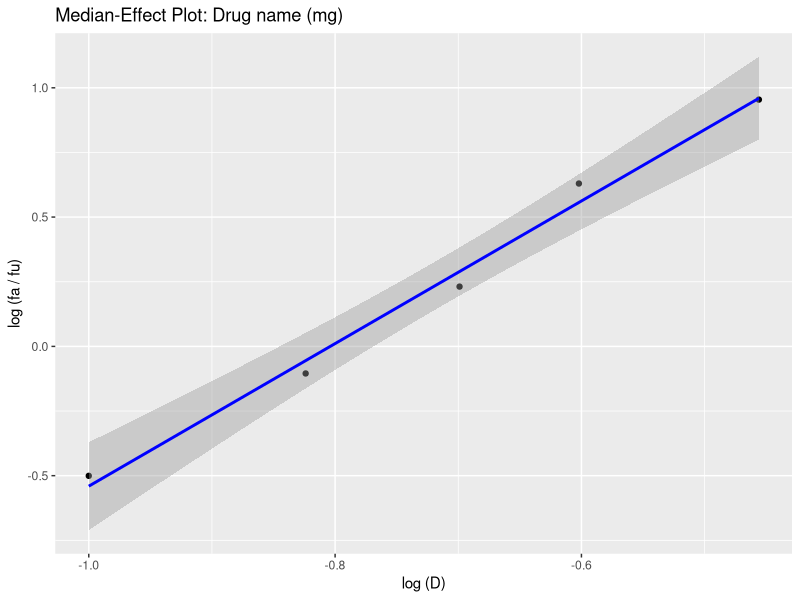

Generate this figure with R: (Note: this script raises an error after producing the figure.)
#
# R package for Median Effect principle calculations and plots
#
# Classes:
#
# - single drug series
# - vector of doses (D)
# - vector of fraction affected (fa)
# - drug name  (name)
# - drug units (units)
# - CONSIDER: Dm, m, R^2, R, log10(D), log10(fa / (1-fa))
#
#
# - combination drug series, constant ratio
# - subclass from single drug series?
# - vector of sum of drug 1 and drug 2 doses (D)
# - vector of fraction affected (fa)
# - ratio: drug 1 / drug 2 (ratio)
# - drug 1 name  (name1)
# - drug 1 units (units1)
# - drug 2 name  (name2)
# - drug 2 units (units2)
#
# - combination drug series, non-constant ratio
# - subclass from combination drug series? adds vector of drug 2 doses and removes ratio
# - vector of drug 1 doses (D1)
# - vector of drug 2 doses (D2)
# - vector of fraction affected (fa)
# - drug 1 name  (name1)
# - drug 1 units (units1)
# - drug 2 name  (name2)
# - drug 2 units (units2)
#
#
# Methods:
#
# - print() / export()
# - calculate fa from D
# - calculate D from fa
# - sigmoidal: plot fa versus D
# - linear:    plot log10(fa / (1-fa)) versus log10(D)
#
# - fa-CI plot from drug 1, drug 2, constant / non-constant ratio combo
# - isobologram?
# - print() / export() combo analysis
#


# Single drug object constructor
# - a bit sloppy, as does not include the calculated values
new_single_drug <- function(D = double(), fa = double(), name = character(0), units = character(0)) {
  stopifnot(is.double(D), is.double(fa))
  structure(list(D = D, fa = fa, name = name, units = units), class = 'single_drug')
}

# Single drug object validator + statistics calculator
validate_single_drug <- function(x) {
  D <- x$D
  fa <- x$fa
  
  if (!all(!is.na(D) & D > 0.0)) {
    stop(
      "All doses `D` must be non-missing and greater than zero",
      call. = FALSE
    )
  }
  
  if (!all(!is.na(fa) & fa > 0.0 & fa < 1.0)) {
    stop(
      "All fraction affected `fa` must be non-missing, greater than zero, and less than one",
      call. = FALSE
    )
  }
  
  if (length(D) != length(fa)) {
    stop(
      "The number of doses must equal the number of fraction affected",
      call. = FALSE
    )
  }
  
  if (length(D) == 0) {
    stop(
      "There must be at least one dose / fraction affected point",
      call. = FALSE
    )
  }
  
  # Do the statistical calculations; add more elements to x
  
  x$log_D     <- log10(x$D)
  x$log_fa_fu <- log10(x$fa / (1-x$fa))
  
  fit  <- stats::lm(log_fa_fu ~ log_D, data = data.frame(list(log_D = x$log_D, log_fa_fu = x$log_fa_fu)))
  
  x$b  <- unname(fit$coefficients[1])
  x$m  <- unname(fit$coefficients[2])
  x$Dm <- unname(10^(-x$b/x$m))
  x$R2 <- unname(summary(fit)$r.squared)
  x$R  <- unname(sqrt(x$R2)) * sign(x$m) # m should always be positive, but just in case

  x # return the validated and augmented object
}


# Single drug object helper
single_drug <- function(D = double(), fa = double(), name = "", units = "") {
  D <- as.double(D)
  fa = as.double(fa)
  name = as.character(name)
  units = as.character(units)
  validate_single_drug(new_single_drug(D, fa, name, units))
}



# Add print for single_drug display
print.single_drug <- function(x, ..., stats = TRUE) {
  
  D <- x$D
  fa <- x$fa
  name <- x$name
  units <- x$units
  
  log_D <- log10(D)
  log_fa_fu <- log10(fa / (1-fa))
  
  df <- data.frame(list(D = D, fa = fa, log_D = log_D, log_fa_fu = log_fa_fu))
  
  if (x$name  != "") { cat("Drug: ", name, "\n", sep = '') }
  if (x$units != "") { cat("Units: ", units, "\n", sep = '')}
  
  print(knitr::kable(df))
  
  if (stats) { cat('\nDm: ', x$Dm, '\nm: ', x$m, '\nR2: ', x$R2, '\nR: ', x$R, sep = '') }
}


plot.single_drug <- function(x, y, ..., color = 'blue') {
  title <- "Median-Effect Plot"
  if (x$name != "") { title <- paste0(title, ": ", x$name) }
  if (x$units != "") { title <- paste0(title, " (", x$units, ")") }

    df <- data.frame(list(D = x$D, fa = x$fa, log_D = x$log_D, log_fa_fu = x$log_fa_fu))

  g <- ggplot2::ggplot(
    data = df,
    ggplot2::aes(log_D, log_fa_fu)
  ) +
    ggplot2::geom_point() +
    ggplot2::stat_smooth(method = "lm", color = color) +
    ggplot2::xlab("log (D)") +
    ggplot2::ylab("log (fa / fu)") +
    ggplot2::ggtitle(title)

  g
}


# df <- dplyr::tribble(
#   ~D, ~fa,
#   0.1, 0.24,
#   0.15, 0.44,
#   0.2, 0.63,
#   0.25, 0.81,
#   0.35, 0.9
# )
# 
# 
# df <- dplyr::tribble(
#   ~D, ~fa,
#   0.002, 0.429,
#   0.004, 0.708,
#   0.005, 0.761,
#   0.01, 0.882,
#   0.02, 0.932
# )
# 
# df <- dplyr::tribble(
#   ~D, ~fa,
#   0.05, 0.055,
#   0.1, 0.233,
#   0.2, 0.301,
#   0.5, 0.559,
#   1, 0.821,
#   2, 0.953
# )


D <- c(0.10, 0.15, 0.20, 0.25, 0.35)
fa <- c(0.24, 0.44, 0.63, 0.81, 0.90)
d <- single_drug(D = D, fa = fa, name = 'Drug name', units = 'mg')
# class(d)
# inherits(d, "single_drug")
d
str(d)
# unclass(d)

plot(d)


calc_fa <- function(D, m, Dm) {
  1 / (1 + ((Dm / D)^m))
}

calc_d <- function(fa, m, Dm) {
  Dm*(fa / (1 - fa))^(1/m)
}



df %>% ggplot(aes(D, fa)) + geom_point() + theme_bw()

df %>% ggplot(aes(log_D, log_fa_fu)) + geom_point() + stat_smooth(method = "lm", col = "blue") + theme_bw()

fa <- seq(from = 0.01, to = 0.99, by = 0.01)
df2 <- as.data.frame(list(D = calc_d(fa, m, Dm), fa = fa))
df2 %>% ggplot(aes(D, fa)) + geom_line() + theme_bw() + coord_cartesian(ylim = c(0,1))

# df2 %>% mutate(log_D = log10(D), log_fa_fu = log10(fa / (1-fa))) %>% ggplot(aes(log_D, log_fa_fu)) + geom_line()
